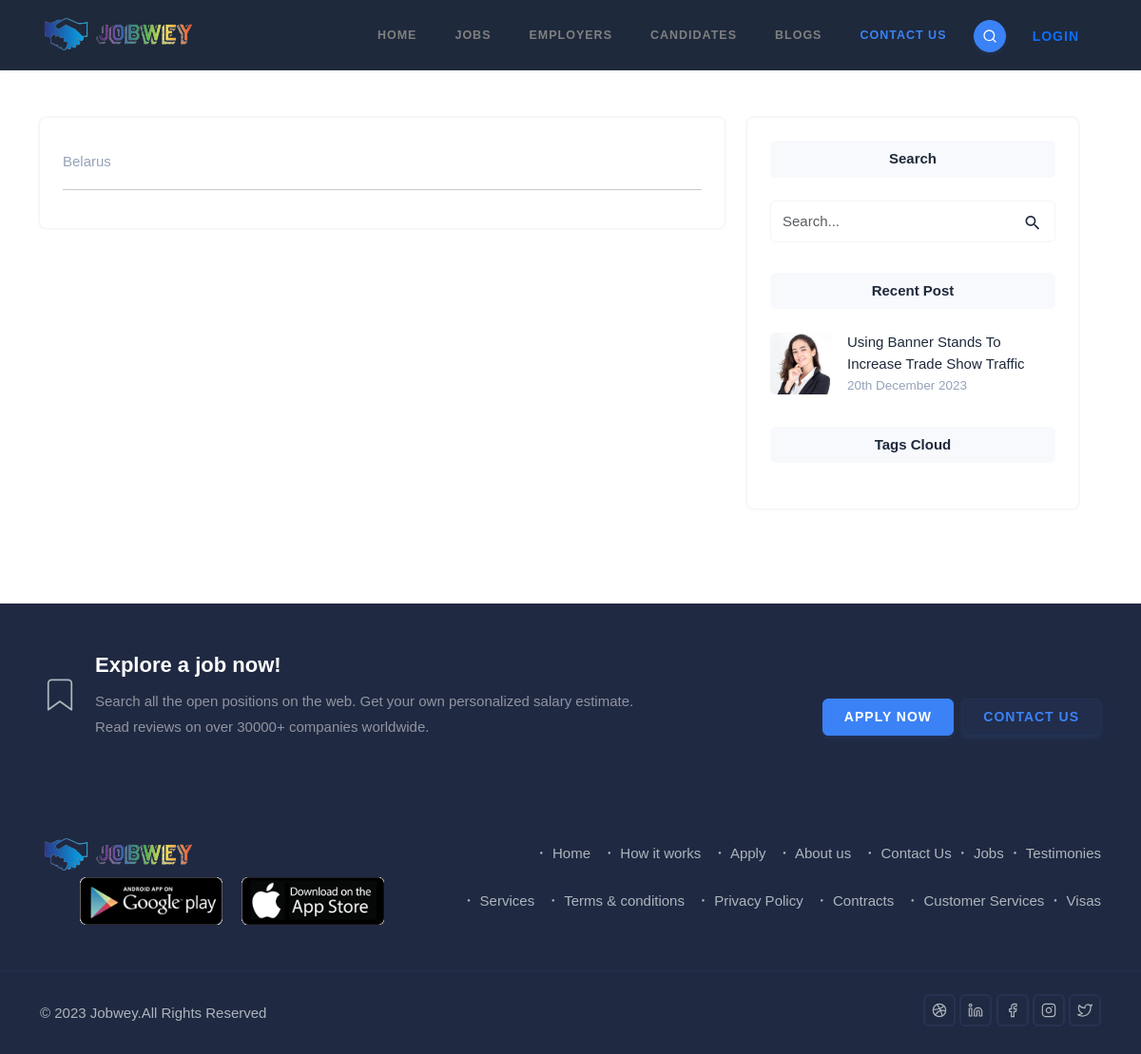
The page /visa/belarus/ on the database its author committed.
### jobwey/models.py (models this page shows, shortened)
class Visa(models.Model):
    country = models.CharField(max_length=100, unique=True)
    slug = models.SlugField(max_length=100)
    content = tinymce_models.HTMLField()

### posts/models.py (models this page shows, shortened)
class Post(models.Model):
    title = models.CharField(max_length=100, unique=True)
    category = models.ForeignKey(Category, on_delete=models.CASCADE, related_name="post_category")
    tags = models.ManyToManyField(Tag, blank=True)
    slug = models.SlugField(max_length=100, unique=True)
    image = models.ImageField(upload_to="posts/")
    content = tinymce_models.HTMLField()
    createdAt = models.DateTimeField(auto_now_add=True)
    updatedAt = models.DateTimeField(auto_now=True)
    read_time = models.IntegerField(default=0)
    def get_absolute_url(self):
        return reverse("posts:post_detail", kwargs={"post_slug": self.slug})

### jobwey/views.py (the view)
# urls.py: path("visa/<str:slug>/", views.VisaDetailView.as_view(), name="visa_detail"),
class VisaDetailView(SingleObjectMixin, TemplateView):
    template_name = "jobwey/visa.html"
    model = Visa
    look_up_field = "slug"
    context_object_name = "visa"

### jobwey/views.py (called while the page is built)
    def get_object(self, **kwargs):
        return get_object_or_404(self.model, slug=kwargs.get(self.look_up_field))

    def get_context_data(self, **kwargs):
        context = super().get_context_data(**kwargs)
        context[self.context_object_name] = self.get_object(**kwargs)
        return context

### tokens/models.py (called while the page is built)
    def __str__(self):
        return f"{self.pk}"

### upjobwey/context_processors.py (called while the page is built)
def get_recent_time():
    return timezone.now() - datetime.timedelta(days=7)

def site_constants(request):
    return dict(
        dribbble="jobwey",
        linkedin="jobwey",
        facebook="jobwey",
        instagram="jobwey",
        twitter="jobwey",
        tinymce_apikey=TinyMceApiKey.objects.filter(is_active=True).last(),
        tags = Tag.objects.all()[:8],
        recent_posts = Post.objects.filter(createdAt__gte=get_recent_time()).all().order_by("?")[:6],
    )

### templates/jobwey/visa.html (shortened to what this page needs)
{% extends "base.html" %}
{% load static %}
{% block main %}
<div class="container">
  <div class="row g-4">
    <div class="row g-4">
      <div class="col-lg-8 col-md-7">
        <div class="card border-0 shadow rounded overflow-hidden">
          <div class="card-body">
            <p class="text-muted text-dark mt-2">{{visa.country|title}}</p>
            <hr />
          </div>
        </div>
      </div>
      {% include "posts/recent_posts.html" %}
    </div>
  </div>
</div>
{% endblock main %}

### templates/posts/recent_posts.html (shortened to what this page needs)
{% load static %}
<div class="col-lg-4 col-md-6 col-12">
  <div class="card bg-white p-4 rounded shadow sticky-bar">
    <div>
      <h6 class="pt-2 pb-2 bg-light rounded text-center">Search</h6>
      <div class="search-bar mt-4">
        <div id="itemSearch2" class="menu-search mb-0">
          <form
            role="search"
            method="get"
            id="searchItemform2"
            class="searchform"
          >
            <input
              type="text"
              class="form-control rounded border"
              name="s"
              id="searchItem2"
              placeholder="Search..."
            />
          </form>
        </div>
      </div>
    </div>
    <div class="mt-4 pt-2">
      <h6 class="pt-2 pb-2 bg-light rounded text-center">Recent Post</h6>
      {% if recent_posts %}
      <div class="mt-4">
        {% for post in recent_posts %}
        <div class="blog blog-primary d-flex align-items-center">
          <img
            src="{{post.image.url}}"
            class="avatar avatar-small rounded"
            style="width: auto"
            alt=""
          />
          <div class="flex-1 ms-3">
            <a
              href="{{post.get_absolute_url}}"
              class="d-block title text-dark fw-medium"
              >{{post.title|truncatewords:"10"}}</a
            >
            <span class="text-muted small"
              >{{post.createdAt|date:"jS F Y"}}</span
            >
          </div>
        </div>
        {% endfor %}
      </div>
      {% endif %}
    </div>
    <div class="mt-4 pt-2 text-center">
      <h6 class="pt-2 pb-2 bg-light rounded">Tags Cloud</h6>
    </div>
  </div>
</div>

### rows shown on the page
Visa: country "Belarus"
Post: image (picture), title "Using Banner Stands To Increase Trade Show Traffic", createdAt "20th December 2023"
